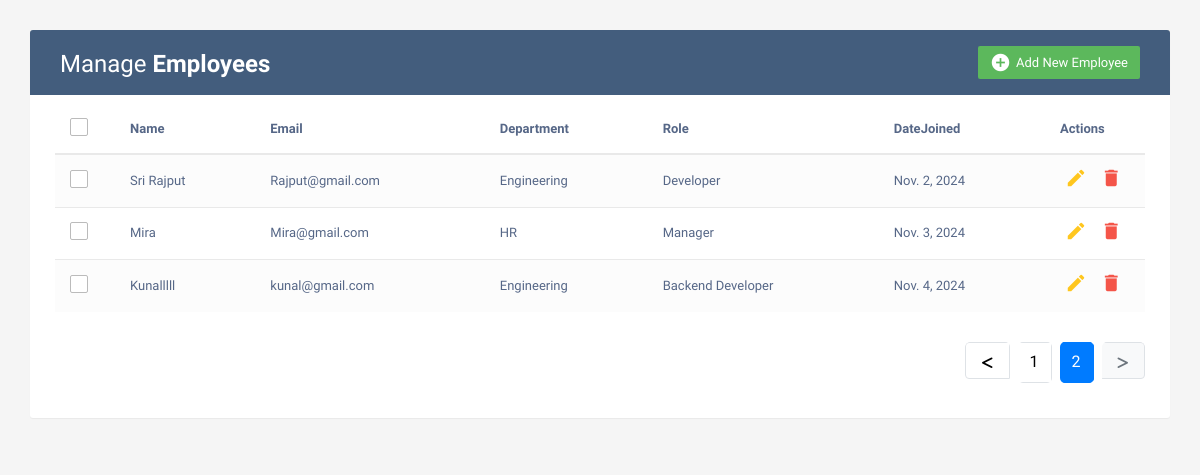
Before: /?page=2 with the older database file.
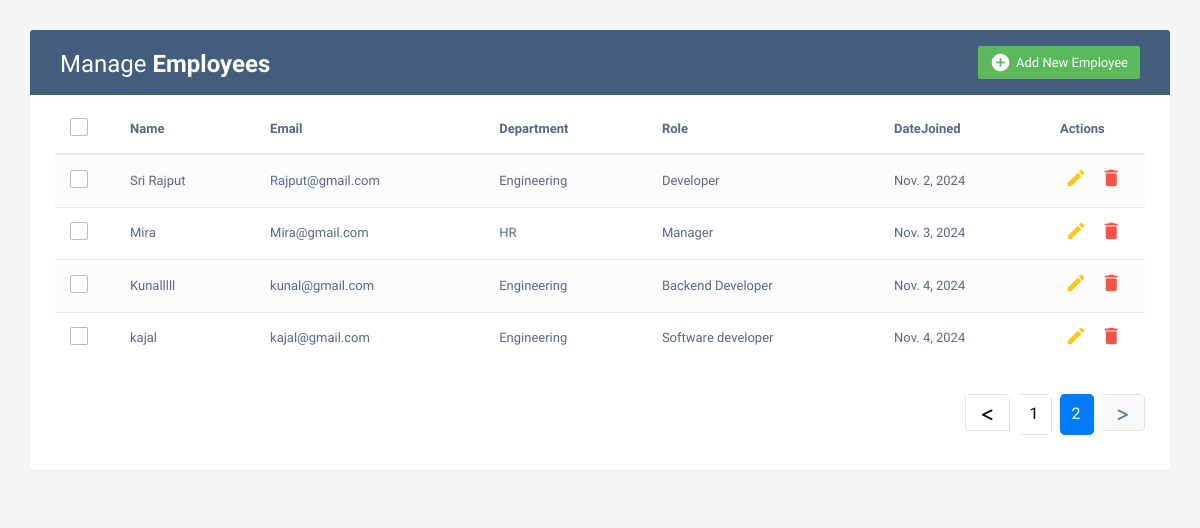
After: the same page with the newer database file.
### employees/models.py (models this page shows, shortened)
class Employee(models.Model):
    name = models.CharField(max_length=100)
    email = models.EmailField(unique=True)
    department = models.CharField(max_length=50, blank=True, null=True)
    role = models.CharField(max_length=50, blank=True, null=True)
    date_joined = models.DateField(auto_now_add=True)

### company/views.py (the view)
# urls.py: path('', views.homePage,name="home"),
def homePage(request):
    emp = Employee.objects.all()
    paginator = Paginator(emp, 10)
    page_number = request.GET.get('page')
    page_obj = paginator.get_page(page_number)
    data = {
        'emp': page_obj,  # Paginated employee list
        'page_obj': page_obj,
    }
    return render(request, "index.html", data)

### templates/index.html (shortened to what this page needs)
<!DOCTYPE html>
<html lang="en">
<head>
<link rel="stylesheet" href="https://maxcdn.bootstrapcdn.com/font-awesome/4.7.0/css/font-awesome.min.css">
<link rel="stylesheet" href="https://maxcdn.bootstrapcdn.com/bootstrap/3.3.7/css/bootstrap.min.css">
 <link rel="stylesheet" href="https://cdnjs.cloudflare.com/ajax/libs/font-awesome/6.6.0/css/all.min.css"
 />
</head>
  <body>
    <div class="container">
        <div class="table-wrapper">
            <div class="table-title">
                <div class="row">
                    <div class="col-sm-6">
						<h2>Manage <b>Employees</b></h2>
					</div>
					<div class="col-sm-6">
						<a href="#addEmployeeModal" class="btn btn-success" data-toggle="modal"><i class="material-icons">&#xE147;</i> <span>Add New Employee</span></a>
					</div>
                </div>
            </div>
            <table class="table table-striped table-hover">
                <thead>
                    <tr>
						<th>
							<span class="custom-checkbox">
								<label for="selectAll"></label>
							</span>
						</th>
                        <th>Name</th>
                        <th>Email</th>
						<th>Department</th>
                        <th>Role</th>
						<th>DateJoined</th>
                        <th>Actions</th>
                    </tr>
                </thead>
                <tbody>
					{% for i in emp %}
                    <tr>
						<td>
							<span class="custom-checkbox">
								<label for="checkbox1"></label>
							</span>
						</td>
                        <td>{{i.name}}</td>
                        <td>{{i.email}}</td>
						<td>{{i.department}}</td>
                        <td>{{i.role}}</td>
						<td>{{i.date_joined}}</td>
                        <td>
                            <a href="#editEmployeeModal-{{forloop.counter}}" class="edit" data-toggle="modal"><i class="material-icons" data-toggle="tooltip" title="Edit">&#xE254;</i></a>
                            <a href="#deleteEmployeeModal-{{forloop.counter}}" class="delete" data-toggle="modal"><i class="material-icons" data-toggle="tooltip" title="Delete">&#xE872;</i></a>
                        </td>
                    </tr>
                    {% endfor %}
                </tbody>
            </table>
			<div class="clearfix">
        <ul class="pagination justify-content-start">
        {% if page_obj.has_previous %}
        <li class="page-item">
            <a class="page-link" href="?page={{ page_obj.previous_page_number }}">
                <i class="fa-solid fa-less-than"></i>
            </a>
        </li>
        {% else %}
        <li class="page-item disabled">
            <span class="page-link">
                <i class="fa-solid fa-less-than"></i>
            </span>
        </li>
        {% endif %}
        {% for num in page_obj.paginator.page_range %}
            {% if num == 1 or num == page_obj.paginator.num_pages or num >= page_obj.number|add:-2 and num <= page_obj.number|add:2 %}
                {% if page_obj.number == num %}
                <li class="page-item active">
                    <a class="page-link" href="?page={{ num }}">{{ num }}</a>
                </li>
                {% else %}
                <li class="page-item">
                    <a class="page-link" href="?page={{ num }}">{{ num }}</a>
                </li>
                {% endif %}
            {% elif num == page_obj.number|add:-3 or num == page_obj.number|add:3 %}
                <li class="page-item disabled">
                    <a class="page-link" href="#">...</a>
                </li>
            {% endif %}
        {% endfor %}
        {% if page_obj.has_next %}
        <li class="page-item">
            <a class="page-link" href="?page={{ page_obj.next_page_number }}">
                <i class="fa-solid fa-greater-than"></i>
            </a>
        </li>
        {% else %}
        <li class="page-item disabled">
            <span class="page-link">
                <i class="fa-solid fa-greater-than"></i>
            </span>
        </li>
        {% endif %}
        </ul>
            </div>
        </div>
    </div>
</body>
</html>

Changed rows visible on the page:
added Employee: name "kajal", email "kajal@gmail.com", department "Engineering", role "Software developer", date_joined "Nov. 4, 2024"
